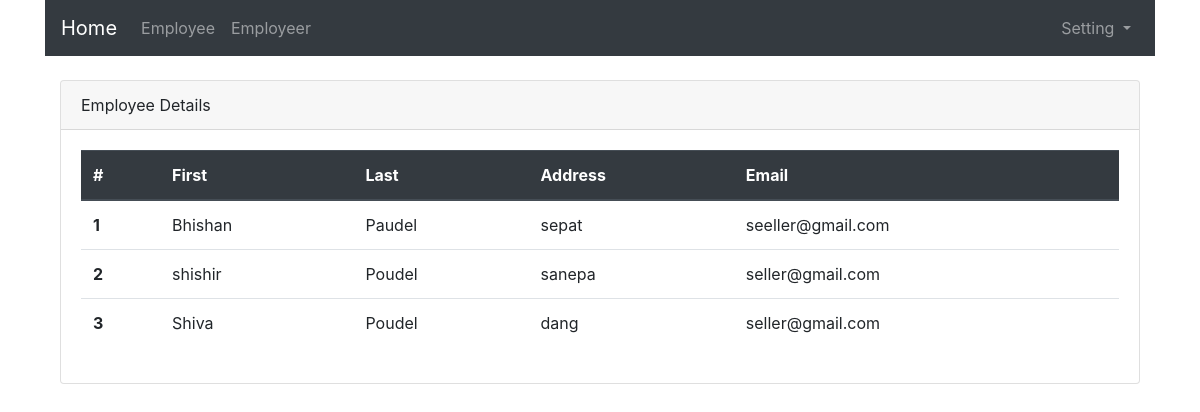
The app's page /, older data.
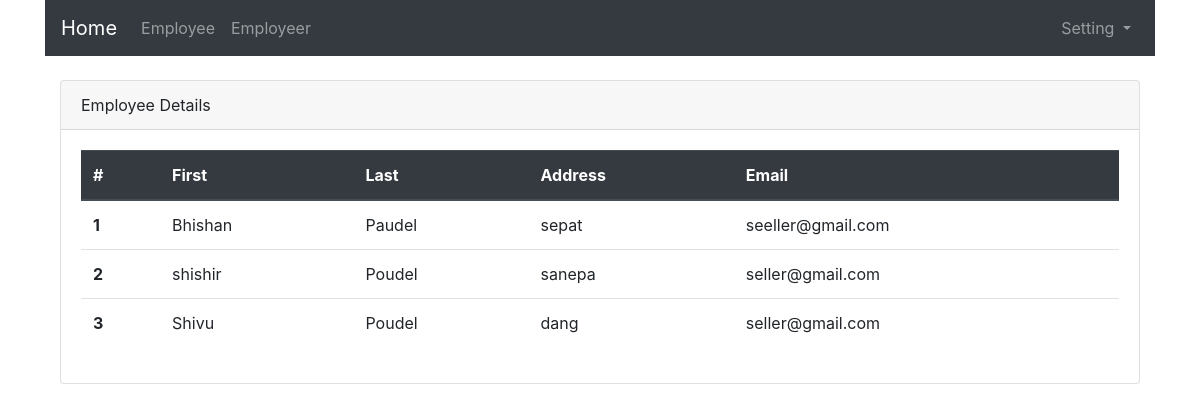
The same page, newer data.
### employee/models.py (models this page shows)
class Person(models.Model):
    first_name = models.CharField(max_length=30)
    last_name = models.CharField(max_length=30)
    address = models.CharField(max_length=50)
    email = models.EmailField(blank=False)

### employee/views.py (the view)
# urls.py: path('', views.employee, name= 'employee'),
def employee(request):
    if request.method == 'POST':
        data = request.POST
        first_name = data['first_name']
        last_name = data['last_name']
        email = data['email']
        address = data['address']
        obj = Person.objects.create(first_name = first_name,last_name= last_name, email = email, address = address)
        print(first_name)
        if obj:
            return redirect('employee')
        return HttpResponse("employee is not created")
    else:
        persons = Person.objects.all()
        context = {
            'persons': persons
        }
    return render(request, 'employee/index.html',context)

### employee/templates/employee/index.html (shortened to what this page needs)
{% extends 'base.html' %}
{% block main %}
<div class= "container">
    <div class="card mt-4">
        <div class="card-header">
            Employee Details
        </div>
        <div class="card-body">
        <table class="table">
            <thead class="thead-dark">
            <tr>
                <th scope="col">#</th>
                <th scope="col">First</th>
                <th scope="col">Last</th>
                <th scope="col">Address</th>
                <th scope="col">Email</th>
            </tr>
            </thead>
            <tbody>
            {% for person in persons %}
                <tr>
                    <th scope="row">{{person.id}}</th>
                    <td>{{person.first_name}}</td>
                    <td>{{person.last_name}}</td>
                    <td>{{person.address}}</td>
                    <td>{{person.email}}</td>
                </tr>
            {% endfor %}
            </tbody>
        </table>
        </div>
    </div>
    </div>
{% endblock main %}

Row changes from the older to the newer data that the page shows:
changed Person "dang": first_name "Shiva" → "Shivu"
